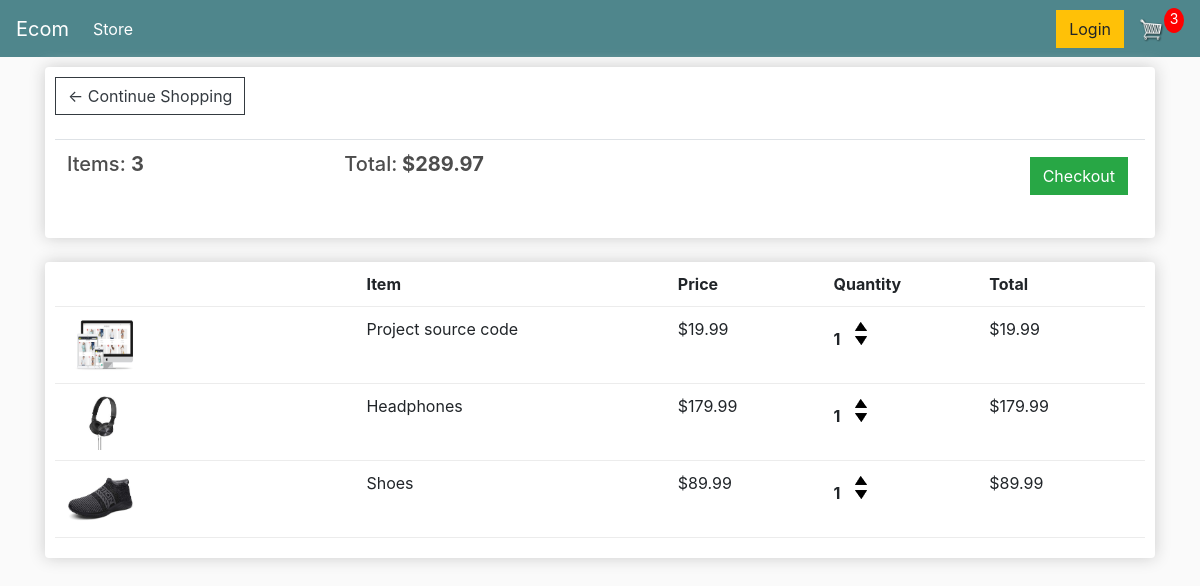
The app's page /cart/ (signed in) with its own data.
### store/models.py (models this page shows, shortened)
class Order(models.Model):
    customer = models.ForeignKey(Customer, on_delete=models.CASCADE, blank=True, null=True)
    date_created = models.DateTimeField(auto_now_add=True)
    completed = models.BooleanField(default=False, null=True, blank=False)
    transaction_id = models.CharField(max_length=200)
    @property
    def get_cart_total(self):
        order_items = self.orderitem_set.all()
        total = sum([item.get_total for item in order_items])
        return total
    @property
    def get_cart_items(self):
        order_items = self.orderitem_set.all()
        total = sum([item.quantity for item in order_items])
        return total

class OrderItem(models.Model):
    product = models.ForeignKey(Product, on_delete=models.CASCADE, blank=True, null=True)
    order = models.ForeignKey(Order, on_delete=models.CASCADE, blank=True, null=True)
    quantity = models.IntegerField(default=0, null=True, blank=True)
    date_added = models.DateTimeField(auto_now_add=True)
    @property
    def get_total(self):
        total = self.quantity * self.product.price
        return total

class Product(models.Model):
    name = models.CharField(max_length=200, null=True)
    price = models.FloatField()
    digital = models.BooleanField(default=False, null=True, blank=False)
    image = models.ImageField(blank=True, null=True)
    @property
    def imageURL(self):
        try:
            url = self.image.url
        except:
            url = ''
        return url

### store/views.py (the view)
# urls.py: path('cart/', views.cart, name='cart'),
def cart(request):
    if request.user.is_authenticated:
        customer = request.user.customer
        order, created = Order.objects.get_or_create(customer=customer, completed=False)
        items = order.orderitem_set.all()
        cartItems = order.get_cart_items
    else:
        items = []
        order = {'get_cart_total': 0, 'get_cart_items': 0, 'shipping': False}
        cartItems = order.get_cart_items
    context = {'items': items, 'order': order, 'cartItems': cartItems}
    return render(request, 'store/cart.html', context)

### store/templates/store/cart.html
{% extends 'store/main.html' %}
{% load static %}
{% block content %}
    <div class="row">
        <div class="col-lg-12">
            <div class="box-element">
                <a class="btn btn-outline-dark" href="{% url 'store' %}">&#x2190; Continue Shopping</a>
                <br>
                <br>
                <table class="table">
                    <tr>
                        <th><h5>Items: <strong>{{ order.get_cart_items }}</strong></h5></th>
                        <th><h5>Total:<strong> ${{ order.get_cart_total | floatformat:2 }}</strong></h5></th>
                        <th>
                            <a style="float:right; margin:5px;" class="btn btn-success" href="{% url 'checkout' %}">Checkout</a>
                        </th>
                    </tr>
                </table>
            </div>
            <br>
            <div class="box-element">
                <div class="cart-row">
                    <div style="flex:2"></div>
                    <div style="flex:2"><strong>Item</strong></div>
                    <div style="flex:1"><strong>Price</strong></div>
                    <div style="flex:1"><strong>Quantity</strong></div>
                    <div style="flex:1"><strong>Total</strong></div>
                </div>
                {% for item in items %}
                    <div class="cart-row">
                        <div style="flex:2"><img class="row-image" src="{{ item.product.imageURL }}"></div>
                        <div style="flex:2"><p>{{ item.product.name }}</p></div>
                        <div style="flex:1"><p>${{ item.product.price | floatformat:2 }}</p></div>
                        <div style="flex:1">
                            <p class="quantity">{{ item.quantity }}</p>
                            <div class="quantity">
                                <img data-product={{ item.product.id }} data-action="add"
                                     class="chg-quantity update-cart" src="{% static  'images/arrow-up.png' %}">
                                <img data-product={{ item.product.id }} data-action='remove'
                                     class="chg-quantity update-cart" src="{% static  'images/arrow-down.png' %}">
                            </div>
                        </div>
                        <div style="flex:1"><p>${{ item.get_total }}</p></div>
                    </div>
                {% endfor %}
            </div>
        </div>
    </div>
{% endblock content %}

### static/css/main.css (style rules this page uses)
body { background-color: hsl(0, 0%, 98%); }
h1,h2,h3,h4,h5,h6 { color:hsl(0, 0%, 30%); }
.box-element { box-shadow:hsl(0, 0%, 80%) 0 0 16px; background-color: #fff; border-radius: 4px; padding: 10px; }
.col-lg-4, .col-lg-6, .col-lg-8, .col-lg-12 { margin-top: 10px; }
.btn { border-radius: 0; }
.row-image { width: 100px; }
.cart-row { display: flex; align-items: flex-stretch; padding-bottom: 10px; margin-bottom: 10px; border-bottom: 1px solid #ececec; }
.quantity { display: inline-block; font-weight: 700; padding-right:10px; }
.chg-quantity { width: 12px; cursor: pointer; display: block; margin-top: 5px; transition:.1s; }

### records on screen
Order: get_cart_items "3", get_cart_total "289.97"
OrderItem: product.imageURL (picture), product.name "Project source code", product.price "19.99", quantity "1", get_total "19.99"
OrderItem: product.imageURL (picture), product.name "Headphones", product.price "179.99", quantity "1", get_total "179.99"
OrderItem: product.imageURL (picture), product.name "Shoes", product.price "89.99", quantity "1", get_total "89.99"

### other values on screen
{{ cartItems }} "3"
